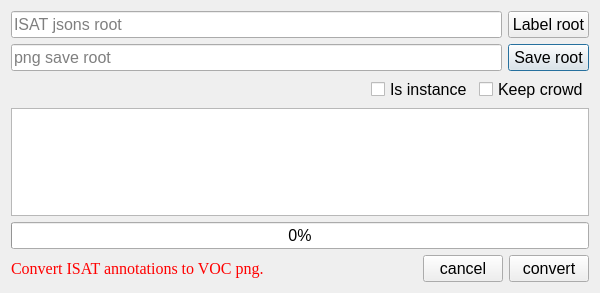
<?xml version="1.0" encoding="UTF-8"?>
<ui version="4.0">
 <class>Dialog</class>
 <widget class="QDialog" name="Dialog">
  <property name="windowModality">
   <enum>Qt::NonModal</enum>
  </property>
  <property name="geometry">
   <rect>
    <x>0</x>
    <y>0</y>
    <width>600</width>
    <height>293</height>
   </rect>
  </property>
  <property name="font">
   <font>
    <family>Arial</family>
    <pointsize>12</pointsize>
   </font>
  </property>
  <property name="windowTitle">
   <string>ISAT to VOC png</string>
  </property>
  <property name="sizeGripEnabled">
   <bool>false</bool>
  </property>
  <property name="modal">
   <bool>false</bool>
  </property>
  <layout class="QVBoxLayout" name="verticalLayout">
   <item>
    <widget class="QWidget" name="widget" native="true">
     <layout class="QGridLayout" name="gridLayout">
      <property name="leftMargin">
       <number>0</number>
      </property>
      <property name="topMargin">
       <number>0</number>
      </property>
      <property name="rightMargin">
       <number>0</number>
      </property>
      <property name="bottomMargin">
       <number>0</number>
      </property>
      <item row="3" column="1">
       <widget class="QPushButton" name="pushButton_save_root">
        <property name="text">
         <string>Save root</string>
        </property>
       </widget>
      </item>
      <item row="2" column="0">
       <widget class="QLineEdit" name="lineEdit_label_root">
        <property name="enabled">
         <bool>true</bool>
        </property>
        <property name="readOnly">
         <bool>true</bool>
        </property>
        <property name="placeholderText">
         <string>ISAT jsons root</string>
        </property>
       </widget>
      </item>
      <item row="2" column="1">
       <widget class="QPushButton" name="pushButton_label_root">
        <property name="text">
         <string>Label root</string>
        </property>
       </widget>
      </item>
      <item row="3" column="0">
       <widget class="QLineEdit" name="lineEdit_save_root">
        <property name="enabled">
         <bool>true</bool>
        </property>
        <property name="readOnly">
         <bool>true</bool>
        </property>
        <property name="placeholderText">
         <string>png save root</string>
        </property>
       </widget>
      </item>
     </layout>
    </widget>
   </item>
   <item>
    <widget class="QWidget" name="widget_3" native="true">
     <layout class="QHBoxLayout" name="horizontalLayout_2">
      <property name="leftMargin">
       <number>0</number>
      </property>
      <property name="topMargin">
       <number>0</number>
      </property>
      <property name="rightMargin">
       <number>0</number>
      </property>
      <property name="bottomMargin">
       <number>0</number>
      </property>
      <item>
       <spacer name="horizontalSpacer_2">
        <property name="orientation">
         <enum>Qt::Horizontal</enum>
        </property>
        <property name="sizeHint" stdset="0">
         <size>
          <width>40</width>
          <height>20</height>
         </size>
        </property>
       </spacer>
      </item>
      <item>
       <widget class="QCheckBox" name="checkBox_is_instance">
        <property name="toolTip">
         <string/>
        </property>
        <property name="accessibleName">
         <string/>
        </property>
        <property name="accessibleDescription">
         <string/>
        </property>
        <property name="text">
         <string>Is instance</string>
        </property>
       </widget>
      </item>
      <item>
       <widget class="QCheckBox" name="checkBox_keep_crowd">
        <property name="text">
         <string>Keep crowd</string>
        </property>
       </widget>
      </item>
     </layout>
    </widget>
   </item>
   <item>
    <widget class="QTextBrowser" name="textBrowser">
     <property name="font">
      <font>
       <family>宋体</family>
       <pointsize>12</pointsize>
      </font>
     </property>
     <property name="lineWrapMode">
      <enum>QTextEdit::NoWrap</enum>
     </property>
     <property name="html">
      <string>&lt;!DOCTYPE HTML PUBLIC &quot;-//W3C//DTD HTML 4.0//EN&quot; &quot;http://www.w3.org/TR/REC-html40/strict.dtd&quot;&gt;
&lt;html&gt;&lt;head&gt;&lt;meta name=&quot;qrichtext&quot; content=&quot;1&quot; /&gt;&lt;style type=&quot;text/css&quot;&gt;
p, li { white-space: pre-wrap; }
&lt;/style&gt;&lt;/head&gt;&lt;body style=&quot; font-family:'宋体','Arial'; font-size:12pt; font-weight:400; font-style:normal;&quot;&gt;
&lt;p style=&quot;-qt-paragraph-type:empty; margin-top:0px; margin-bottom:0px; margin-left:0px; margin-right:0px; -qt-block-indent:0; text-indent:0px; font-family:'宋体';&quot;&gt;&lt;br /&gt;&lt;/p&gt;&lt;/body&gt;&lt;/html&gt;</string>
     </property>
    </widget>
   </item>
   <item>
    <widget class="QProgressBar" name="progressBar">
     <property name="value">
      <number>0</number>
     </property>
    </widget>
   </item>
   <item>
    <widget class="QWidget" name="widget_2" native="true">
     <layout class="QHBoxLayout" name="horizontalLayout">
      <property name="leftMargin">
       <number>0</number>
      </property>
      <property name="topMargin">
       <number>0</number>
      </property>
      <property name="rightMargin">
       <number>0</number>
      </property>
      <property name="bottomMargin">
       <number>0</number>
      </property>
      <item>
       <widget class="QLabel" name="label">
        <property name="font">
         <font>
          <family>Times New Roman</family>
          <pointsize>12</pointsize>
         </font>
        </property>
        <property name="styleSheet">
         <string notr="true">color: rgb(255, 0, 0);</string>
        </property>
        <property name="text">
         <string>Convert ISAT annotations to VOC png.</string>
        </property>
       </widget>
      </item>
      <item>
       <spacer name="horizontalSpacer">
        <property name="orientation">
         <enum>Qt::Horizontal</enum>
        </property>
        <property name="sizeHint" stdset="0">
         <size>
          <width>40</width>
          <height>20</height>
         </size>
        </property>
       </spacer>
      </item>
      <item>
       <widget class="QPushButton" name="pushButton_cancel">
        <property name="text">
         <string>cancel</string>
        </property>
        <property name="icon">
         <iconset>
          <normaloff>:/icons/icons/关闭_close-one.svg</normaloff>:/icons/icons/关闭_close-one.svg</iconset>
        </property>
       </widget>
      </item>
      <item>
       <widget class="QPushButton" name="pushButton_apply">
        <property name="text">
         <string>convert</string>
        </property>
        <property name="icon">
         <iconset>
          <normaloff>:/icons/icons/校验_check-one.svg</normaloff>:/icons/icons/校验_check-one.svg</iconset>
        </property>
       </widget>
      </item>
     </layout>
    </widget>
   </item>
  </layout>
 </widget>
 <resources>
  <include location="../icons.qrc"/>
 </resources>
 <connections/>
</ui>
